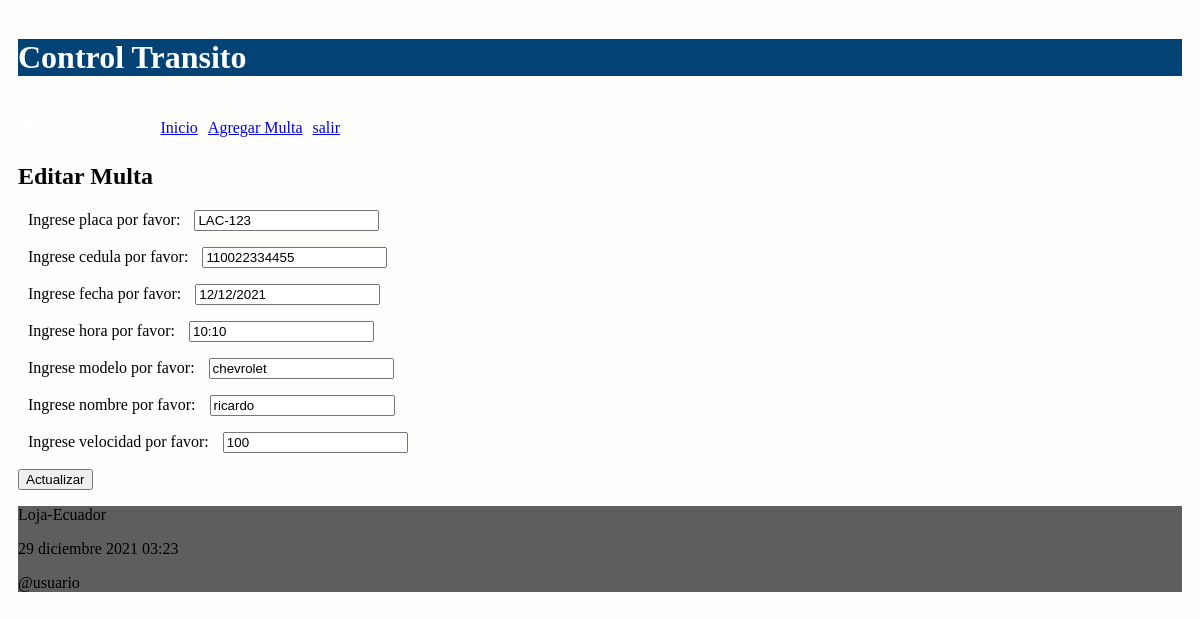
The app's page /editar_multa/1 (signed in) with its own data.
### administrativo/models.py (models this page shows, shortened)
class Multa(models.Model):
    placa = models.CharField(max_length=10)
    cedula = models.CharField(max_length=60)
    fecha = models.CharField(max_length=15)
    hora = models.CharField(max_length=15)
    modelo = models.CharField(max_length=15)
    nombre = models.CharField(max_length=15)
    velocidad = models.CharField(max_length=15)

### administrativo/views.py (the view)
# urls.py: path('editar_multa/<int:id>', views.editar_multa, name='editar_multa'),
@login_required(login_url='/entrando/login/')
def editar_multa(request, id):
    multas = Multa.objects.get(pk=id)
    if request.method=='POST':
        formulario = MultaForm(request.POST, instance=multas)
        print(formulario.errors)
        if formulario.is_valid():
            formulario.save()
            return redirect(multa)
    else:
        formulario = MultaForm(instance=multas)
    diccionario = {'formulario': formulario}
    return render(request, 'editarMulta.html', diccionario)

### administrativo/forms.py
class MultaForm(ModelForm):
    class Meta:
        model = Multa
        fields = ['placa','cedula', 'fecha', 'hora', 'modelo', 'nombre', 'velocidad']
        labels = {
            'placa': _('Ingrese placa por favor'),
            'cedula': _('Ingrese cedula por favor'),
            'fecha': _('Ingrese fecha por favor'),
            'hora': _('Ingrese hora por favor'),
            'modelo': _('Ingrese modelo por favor'),
            'nombre': _('Ingrese nombre por favor'),
            'velocidad': _('Ingrese velocidad por favor'),
        }

### administrativo/templates/editarMulta.html (shortened to what this page needs)
{% extends "master.html" %}
{% block content %}
<h2>Editar Multa</h3>
<form action="" method="post">
  {{formulario.as_p}}
  <p><input type='submit' value='Actualizar'/></p>
</form>
{% endblock %}

### administrativo/static/css/estilos.css (style rules this page uses)
body { background: #FEFEFD; padding: 10px; }
label { padding: 12px 10px; }

### records on screen
Multa: placa "LAC-123", cedula "110022334455", fecha "12/12/2021", hora "10:10", modelo "chevrolet", nombre "ricardo", velocidad "100"
